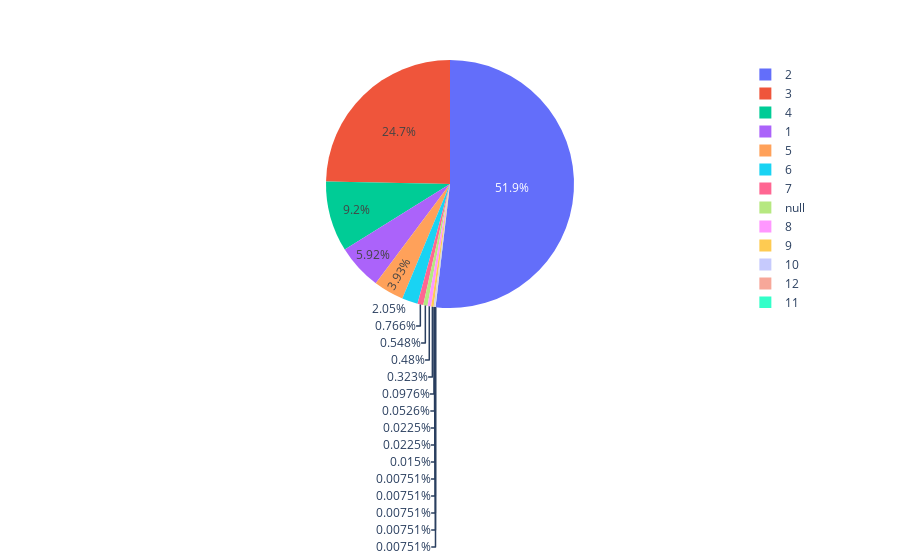

Notebook source saved alongside this figure:
### Code cell
import plotly.express as px
fig=px.pie(housing,names='bath')
fig

### Figure 1 — Plotly figure (JSON) as saved in the notebook; plotly's stock layout.template omitted (floating-point values rounded to 4 significant figures; data arrays with more than 128 entries replaced by an {"elided": "..."} marker saying what was removed)
{"data": [{"domain": {"x": [0, 1], "y": [0, 1]}, "hovertemplate": "bath=%{label}<extra></extra>", "labels": {"elided": "13320 int values"}, "legendgroup": "", "name": "", "showlegend": true, "type": "pie"}], "layout": {"legend": {"tracegroupgap": 0}, "margin": {"t": 60}}}
